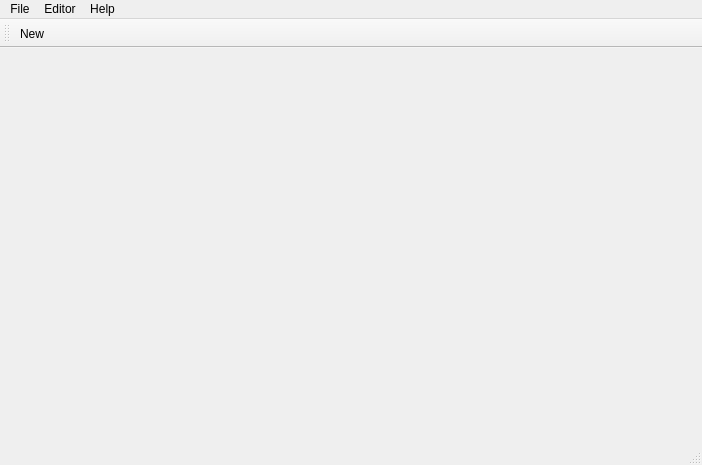
<?xml version="1.0" encoding="UTF-8"?>
<ui version="4.0">
 <class>MainWindow</class>
 <widget class="QMainWindow" name="MainWindow">
  <property name="geometry">
   <rect>
    <x>0</x>
    <y>0</y>
    <width>702</width>
    <height>465</height>
   </rect>
  </property>
  <property name="windowTitle">
   <string>MainWindow</string>
  </property>
  <widget class="QWidget" name="centralWidget"/>
  <widget class="QMenuBar" name="menuBar">
   <property name="geometry">
    <rect>
     <x>0</x>
     <y>0</y>
     <width>702</width>
     <height>25</height>
    </rect>
   </property>
   <widget class="QMenu" name="menuFile">
    <property name="title">
     <string>File</string>
    </property>
    <addaction name="actionNew"/>
    <addaction name="actionOpen"/>
    <addaction name="actionSave"/>
    <addaction name="separator"/>
    <addaction name="actionExit"/>
   </widget>
   <widget class="QMenu" name="menuDfg">
    <property name="title">
     <string>Help</string>
    </property>
    <addaction name="actionAbout"/>
    <addaction name="action_ber_QT"/>
   </widget>
   <widget class="QMenu" name="menuEditor">
    <property name="title">
     <string>Editor</string>
    </property>
    <addaction name="actionEntwicklungsplanner"/>
    <addaction name="actionHero_Editor"/>
    <addaction name="actionGegner_Editor"/>
    <addaction name="actionGegenstand_Editor"/>
    <addaction name="actionKampf_Editor"/>
   </widget>
   <addaction name="menuFile"/>
   <addaction name="menuEditor"/>
   <addaction name="menuDfg"/>
  </widget>
  <widget class="QToolBar" name="mainToolBar">
   <attribute name="toolBarArea">
    <enum>TopToolBarArea</enum>
   </attribute>
   <attribute name="toolBarBreak">
    <bool>false</bool>
   </attribute>
   <addaction name="actionNew"/>
  </widget>
  <widget class="QStatusBar" name="statusBar"/>
  <action name="actionNew">
   <property name="text">
    <string>New</string>
   </property>
  </action>
  <action name="actionOpen">
   <property name="text">
    <string>Open</string>
   </property>
  </action>
  <action name="actionSave">
   <property name="text">
    <string>Save</string>
   </property>
  </action>
  <action name="actionExit">
   <property name="text">
    <string>Exit</string>
   </property>
  </action>
  <action name="actionAbout">
   <property name="text">
    <string>about</string>
   </property>
  </action>
  <action name="actionHero_Editor">
   <property name="text">
    <string>Hero Editor</string>
   </property>
  </action>
  <action name="actionBlbla">
   <property name="text">
    <string>blbla</string>
   </property>
  </action>
  <action name="action_ber_QT">
   <property name="text">
    <string>..über QT</string>
   </property>
  </action>
  <action name="actionEntwicklungsplanner">
   <property name="text">
    <string>Entwicklungsplanner</string>
   </property>
  </action>
  <action name="actionGegenstand_Editor">
   <property name="text">
    <string>Gegenstand Editor</string>
   </property>
  </action>
  <action name="actionKampf_Editor">
   <property name="text">
    <string>Kampf Editor</string>
   </property>
  </action>
  <action name="actionGegner_Editor">
   <property name="text">
    <string>Gegner Editor</string>
   </property>
  </action>
 </widget>
 <layoutdefault spacing="6" margin="11"/>
 <resources/>
 <connections>
  <connection>
   <sender>actionExit</sender>
   <signal>activated()</signal>
   <receiver>MainWindow</receiver>
   <slot>close()</slot>
   <hints>
    <hint type="sourcelabel">
     <x>-1</x>
     <y>-1</y>
    </hint>
    <hint type="destinationlabel">
     <x>350</x>
     <y>232</y>
    </hint>
   </hints>
  </connection>
 </connections>
</ui>
